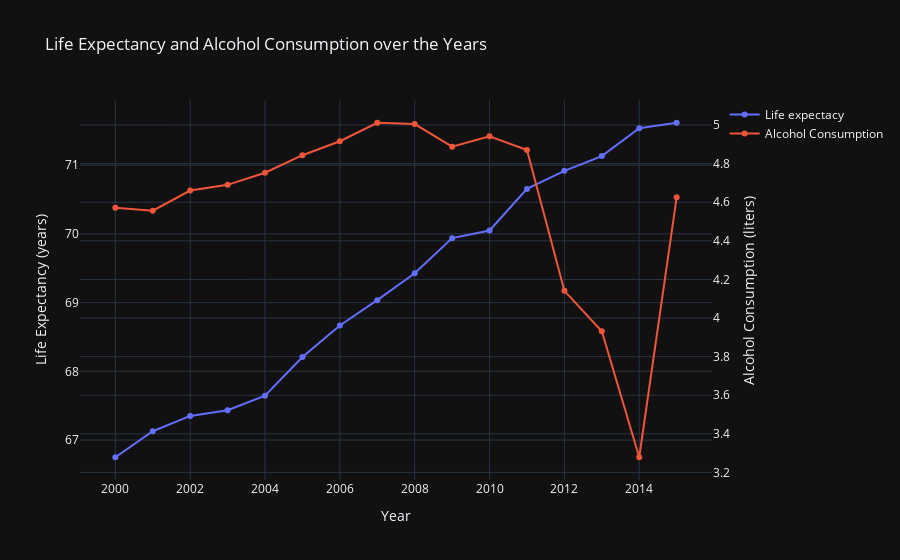

Notebook code cell kept with this figure:
### Code cell
fig=go.Figure()
fig.add_trace(go.Scatter(x=avg_data['Year'],y=avg_data['Life expectancy'],
                        mode='lines+markers',
                        name='Life expectacy',
                        yaxis='y1'))
fig.add_trace(go.Scatter(x=avg_data['Year'],y=avg_data['Alcohol'],
                        mode='lines+markers',
                        name='Alcohol Consumption',
                        yaxis='y2'))
fig.update_layout(
    title='Life Expectancy and Alcohol Consumption over the Years',
    xaxis=dict(title='Year'),
    yaxis=dict(title='Life Expectancy (years)', side='left'),
    yaxis2=dict(title='Alcohol Consumption (liters)',
    side='right', overlaying='y'),
    template='plotly_dark'
)
fig.show()

### Figure 1 — Plotly figure (JSON) as saved in the notebook; plotly's stock layout.template omitted (floating-point values rounded to 4 significant figures)
{"data": [{"mode": "lines+markers", "name": "Life expectacy", "type": "scatter", "x": [2000, 2001, 2002, 2003, 2004, 2005, 2006, 2007, 2008, 2009, 2010, 2011, 2012, 2013, 2014, 2015], "y": [66.75, 67.13, 67.35, 67.43, 67.65, 68.21, 68.67, 69.04, 69.43, 69.94, 70.05, 70.65, 70.92, 71.13, 71.54, 71.62], "yaxis": "y"}, {"mode": "lines+markers", "name": "Alcohol Consumption", "type": "scatter", "x": [2000, 2001, 2002, 2003, 2004, 2005, 2006, 2007, 2008, 2009, 2010, 2011, 2012, 2013, 2014, 2015], "y": [4.571, 4.556, 4.661, 4.69, 4.753, 4.844, 4.916, 5.012, 5.005, 4.888, 4.942, 4.87, 4.141, 3.931, 3.279, 4.625], "yaxis": "y2"}], "layout": {"autosize": true, "title": {"text": "Life Expectancy and Alcohol Consumption over the Years"}, "xaxis": {"autorange": true, "range": [1999.0, 2016.0], "title": {"text": "Year"}, "type": "linear"}, "yaxis": {"autorange": true, "range": [66.35, 72.02], "side": "left", "title": {"text": "Life Expectancy (years)"}, "type": "linear"}, "yaxis2": {"autorange": true, "overlaying": "y", "range": [3.136, 5.155], "side": "right", "title": {"text": "Alcohol Consumption (liters)"}, "type": "linear"}}}
